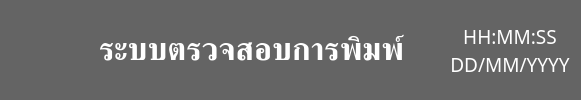
        <widget class="QWidget" name="widget" native="true">
         <property name="minimumSize">
          <size>
           <width>0</width>
           <height>70</height>
          </size>
         </property>
         <property name="styleSheet">
          <string notr="true">background-color: rgb(100, 100, 100);
color: rgb(255, 255, 255);
border-radius: 8px;</string>
         </property>
         <layout class="QHBoxLayout" name="horizontalLayout">
          <item>
           <widget class="QFrame" name="frame_28">
            <property name="enabled">
             <bool>true</bool>
            </property>
            <property name="minimumSize">
             <size>
              <width>0</width>
              <height>0</height>
             </size>
            </property>
            <property name="frameShape">
             <enum>QFrame::Shape::StyledPanel</enum>
            </property>
            <property name="frameShadow">
             <enum>QFrame::Shadow::Raised</enum>
            </property>
            <layout class="QHBoxLayout" name="horizontalLayout_6">
             <property name="spacing">
              <number>0</number>
             </property>
             <property name="leftMargin">
              <number>0</number>
             </property>
             <property name="topMargin">
              <number>0</number>
             </property>
             <property name="rightMargin">
              <number>10</number>
             </property>
             <property name="bottomMargin">
              <number>0</number>
             </property>
             <item>
              <widget class="QPushButton" name="menu">
               <property name="font">
                <font>
                 <pointsize>9</pointsize>
                </font>
               </property>
               <property name="cursor">
                <cursorShape>PointingHandCursor</cursorShape>
               </property>
               <property name="text">
                <string/>
               </property>
               <property name="icon">
                <iconset resource="resource.qrc">
                 <normaloff>:/assets/icon/menu.png</normaloff>
                 <normalon>:/assets/icon/menu_open.png</normalon>:/assets/icon/menu.png</iconset>
               </property>
               <property name="iconSize">
                <size>
                 <width>50</width>
                 <height>50</height>
                </size>
               </property>
               <property name="checkable">
                <bool>true</bool>
               </property>
               <property name="checked">
                <bool>false</bool>
               </property>
               <property name="autoRepeat">
                <bool>true</bool>
               </property>
               <property name="autoExclusive">
                <bool>true</bool>
               </property>
              </widget>
             </item>
            </layout>
           </widget>
          </item>
          <item>
           <spacer name="horizontalSpacer">
            <property name="orientation">
             <enum>Qt::Orientation::Horizontal</enum>
            </property>
            <property name="sizeHint" stdset="0">
             <size>
              <width>40</width>
              <height>20</height>
             </size>
            </property>
           </spacer>
          </item>
          <item>
           <widget class="QLabel" name="title">
            <property name="font">
             <font>
              <family>Kanit</family>
              <pointsize>24</pointsize>
              <bold>true</bold>
             </font>
            </property>
            <property name="styleSheet">
             <string notr="true"/>
            </property>
            <property name="text">
             <string>ระบบตรวจสอบการพิมพ์</string>
            </property>
            <property name="alignment">
             <set>Qt::AlignmentFlag::AlignCenter</set>
            </property>
           </widget>
          </item>
          <item>
           <spacer name="horizontalSpacer_4">
            <property name="orientation">
             <enum>Qt::Orientation::Horizontal</enum>
            </property>
            <property name="sizeHint" stdset="0">
             <size>
              <width>40</width>
              <height>20</height>
             </size>
            </property>
           </spacer>
          </item>
          <item>
           <widget class="QGroupBox" name="datetime_group_2">
            <property name="font">
             <font>
              <pointsize>11</pointsize>
             </font>
            </property>
            <property name="alignment">
             <set>Qt::AlignmentFlag::AlignCenter</set>
            </property>
            <layout class="QVBoxLayout" name="datetime_group">
             <property name="spacing">
              <number>0</number>
             </property>
             <property name="leftMargin">
              <number>0</number>
             </property>
             <property name="topMargin">
              <number>5</number>
             </property>
             <property name="rightMargin">
              <number>0</number>
             </property>
             <property name="bottomMargin">
              <number>5</number>
             </property>
             <item>
              <widget class="QLabel" name="time_bar">
               <property name="maximumSize">
                <size>
                 <width>140</width>
                 <height>16</height>
                </size>
               </property>
               <property name="font">
                <font>
                 <family>Kanit</family>
                 <pointsize>14</pointsize>
                 <bold>false</bold>
                </font>
               </property>
               <property name="text">
                <string>HH:MM:SS</string>
               </property>
               <property name="alignment">
                <set>Qt::AlignmentFlag::AlignCenter</set>
               </property>
              </widget>
             </item>
             <item>
              <widget class="QLabel" name="date_bar">
               <property name="maximumSize">
                <size>
                 <width>140</width>
                 <height>16</height>
                </size>
               </property>
               <property name="font">
                <font>
                 <family>Kanit</family>
                 <pointsize>14</pointsize>
                 <bold>false</bold>
                </font>
               </property>
               <property name="text">
                <string>DD/MM/YYYY</string>
               </property>
               <property name="alignment">
                <set>Qt::AlignmentFlag::AlignCenter</set>
               </property>
              </widget>
             </item>
            </layout>
           </widget>
          </item>
         </layout>
        </widget>
